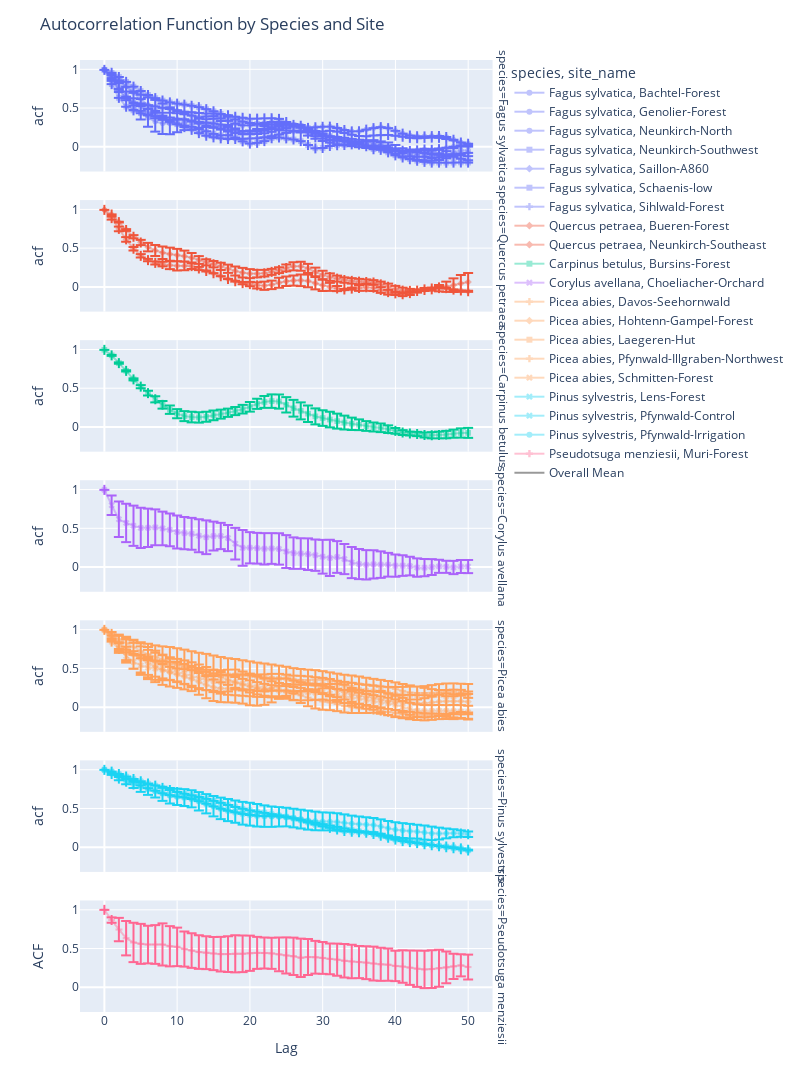

Notebook code cell kept with this figure:
### Code cell
# Create first figure
fig = px.line(mean_acf, x="lag", y="acf",
              color="species", symbol="site_name",
              error_y="std", facet_row="species",
              )

# Add second line plot as a trace
fig.add_trace(
    go.Scatter(
        x=np.arange(n_lag+1),
        y=acf_arrays.mean(axis=0),
        error_y=dict(array=acf_arrays.std(axis=0)),
        name='Overall Mean',
        line=dict(color='black', width=2),
        showlegend=True
    )
)

fig.update_traces(opacity=.4)

# Update layout if needed
fig.update_layout(
    title='Autocorrelation Function by Species and Site',
    xaxis_title='Lag',
    yaxis_title='ACF',
    height = 2000, 
    width = 800,
    
)

fig.show()

### Figure 1 — Plotly figure (JSON) as saved in the notebook; plotly's stock layout.template omitted (floating-point values rounded to 4 significant figures; data arrays with more than 128 entries replaced by an {"elided": "..."} marker saying what was removed)
{"data": [{"error_y": {"array": [NaN, NaN, NaN, NaN, NaN, NaN, NaN, NaN, NaN, NaN, NaN, NaN, NaN, NaN, NaN, NaN, NaN, NaN, NaN, NaN, NaN, NaN, NaN, NaN, NaN, NaN, NaN, NaN, NaN, NaN, NaN, NaN, NaN, NaN, NaN, NaN, NaN, NaN, NaN, NaN, NaN, NaN, NaN, NaN, NaN, NaN, NaN, NaN, NaN, NaN, NaN]}, "hovertemplate": "species=Fagus sylvatica<br>site_name=Bachtel-Forest<br>lag=%{x}<br>acf=%{y}<extra></extra>", "legendgroup": "Fagus sylvatica, Bachtel-Forest", "line": {"color": "#636efa", "dash": "solid"}, "marker": {"symbol": "circle"}, "mode": "lines+markers", "name": "Fagus sylvatica, Bachtel-Forest", "opacity": 0.4, "showlegend": true, "type": "scattergl", "x": [0, 1, 2, 3, 4, 5, 6, 7, 8, 9, 10, 11, 12, 13, 14, 15, 16, 17, 18, 19, 20, 21, 22, 23, 24, 25, 26, 27, 28, 29, 30, 31, 32, 33, 34, 35, 36, 37, 38, 39, 40, 41, 42, 43, 44, 45, 46, 47, 48, 49, 50], "xaxis": "x7", "y": [1.0, 0.8898, 0.744, 0.6354, 0.5705, 0.5513, 0.5453, 0.5278, 0.5083, 0.4944, 0.4681, 0.4401, 0.409, 0.386, 0.3971, 0.4024, 0.3738, 0.3409, 0.3039, 0.2832, 0.284, 0.2942, 0.3153, 0.3274, 0.3292, 0.3075, 0.2793, 0.2601, 0.2515, 0.2596, 0.2652, 0.2677, 0.2488, 0.2227, 0.2055, 0.2066, 0.2289, 0.2473, 0.2603, 0.248, 0.2119, 0.1763, 0.1526, 0.142, 0.1414, 0.1445, 0.146, 0.1327, 0.09715, 0.06047, 0.0467], "yaxis": "y7"}, {"error_y": {"array": [0.0, 0.01267, 0.02012, 0.02287, 0.04785, 0.08526, 0.1146, 0.1294, 0.1372, 0.1384, 0.1231, 0.1026, 0.09109, 0.06015, 0.04965, 0.0537, 0.0495, 0.03539, 0.03024, 0.02093, 0.02265, 0.01724, 0.02932, 0.03042, 0.03736, 0.04983, 0.04162, 0.03045, 0.02642, 0.01709, 0.01613, 0.01677, 0.02339, 0.02949, 0.0331, 0.03512, 0.04114, 0.04681, 0.05125, 0.05454, 0.05688, 0.0532, 0.05932, 0.061, 0.04972, 0.04684, 0.04296, 0.04667, 0.05106, 0.06377, 0.07323]}, "hovertemplate": "species=Fagus sylvatica<br>site_name=Genolier-Forest<br>lag=%{x}<br>acf=%{y}<extra></extra>", "legendgroup": "Fagus sylvatica, Genolier-Forest", "line": {"color": "#636efa", "dash": "solid"}, "marker": {"symbol": "circle"}, "mode": "lines+markers", "name": "Fagus sylvatica, Genolier-Forest", "opacity": 0.4, "showlegend": true, "type": "scattergl", "x": [0, 1, 2, 3, 4, 5, 6, 7, 8, 9, 10, 11, 12, 13, 14, 15, 16, 17, 18, 19, 20, 21, 22, 23, 24, 25, 26, 27, 28, 29, 30, 31, 32, 33, 34, 35, 36, 37, 38, 39, 40, 41, 42, 43, 44, 45, 46, 47, 48, 49, 50], "xaxis": "x7", "y": [1.0, 0.8708, 0.7342, 0.6306, 0.5309, 0.445, 0.3804, 0.3322, 0.3084, 0.3071, 0.3173, 0.3237, 0.319, 0.3108, 0.3125, 0.314, 0.2896, 0.2542, 0.214, 0.1882, 0.1945, 0.2207, 0.2445, 0.2669, 0.2708, 0.269, 0.2544, 0.2213, 0.1767, 0.1279, 0.09839, 0.07741, 0.06092, 0.05313, 0.04745, 0.03525, 0.0323, 0.03089, 0.02579, 0.006794, -0.02774, -0.06559, -0.08986, -0.1002, -0.1165, -0.1237, -0.1201, -0.0959, -0.0634, -0.03883, -0.04118], "yaxis": "y7"}, {"error_y": {"array": [0.0, 0.02099, 0.03665, 0.04279, 0.04692, 0.04768, 0.0432, 0.03555, 0.02725, 0.0165, 0.006277, 0.002646, 0.004777, 0.01096, 0.02183, 0.02869, 0.03262, 0.03013, 0.02328, 0.0196, 0.02248, 0.027, 0.02883, 0.0299, 0.02665, 0.02137, 0.01546, 0.01001, 0.001518, 0.004072, 0.007261, 0.0008564, 0.01049, 0.02072, 0.02643, 0.03106, 0.03549, 0.03969, 0.03575, 0.02558, 0.01482, 0.002687, 0.005499, 0.01129, 0.009766, 0.01108, 0.008888, 0.004948, 0.00173, 0.004096, 0.00683]}, "hovertemplate": "species=Fagus sylvatica<br>site_name=Neunkirch-North<br>lag=%{x}<br>acf=%{y}<extra></extra>", "legendgroup": "Fagus sylvatica, Neunkirch-North", "line": {"color": "#636efa", "dash": "solid"}, "marker": {"symbol": "circle"}, "mode": "lines+markers", "name": "Fagus sylvatica, Neunkirch-North", "opacity": 0.4, "showlegend": true, "type": "scattergl", "x": [0, 1, 2, 3, 4, 5, 6, 7, 8, 9, 10, 11, 12, 13, 14, 15, 16, 17, 18, 19, 20, 21, 22, 23, 24, 25, 26, 27, 28, 29, 30, 31, 32, 33, 34, 35, 36, 37, 38, 39, 40, 41, 42, 43, 44, 45, 46, 47, 48, 49, 50], "xaxis": "x7", "y": [1.0, 0.9144, 0.7932, 0.6774, 0.5871, 0.5187, 0.4555, 0.41, 0.3816, 0.3684, 0.3626, 0.3591, 0.3402, 0.3168, 0.2981, 0.2795, 0.2602, 0.2335, 0.2075, 0.1906, 0.19, 0.1984, 0.2081, 0.2286, 0.2442, 0.2693, 0.2856, 0.2779, 0.242, 0.1934, 0.1516, 0.1335, 0.122, 0.1024, 0.08318, 0.06617, 0.05737, 0.05242, 0.02882, -0.002696, -0.03638, -0.05259, -0.04748, -0.03912, -0.02852, -0.0337, -0.0239, -0.008495, 0.007732, 0.01492, 0.01533], "yaxis": "y7"}, {"error_y": {"array": [NaN, NaN, NaN, NaN, NaN, NaN, NaN, NaN, NaN, NaN, NaN, NaN, NaN, NaN, NaN, NaN, NaN, NaN, NaN, NaN, NaN, NaN, NaN, NaN, NaN, NaN, NaN, NaN, NaN, NaN, NaN, NaN, NaN, NaN, NaN, NaN, NaN, NaN, NaN, NaN, NaN, NaN, NaN, NaN, NaN, NaN, NaN, NaN, NaN, NaN, NaN]}, "hovertemplate": "species=Fagus sylvatica<br>site_name=Neunkirch-Southwest<br>lag=%{x}<br>acf=%{y}<extra></extra>", "legendgroup": "Fagus sylvatica, Neunkirch-Southwest", "line": {"color": "#636efa", "dash": "solid"}, "marker": {"symbol": "square"}, "mode": "lines+markers", "name": "Fagus sylvatica, Neunkirch-Southwest", "opacity": 0.4, "showlegend": true, "type": "scattergl", "x": [0, 1, 2, 3, 4, 5, 6, 7, 8, 9, 10, 11, 12, 13, 14, 15, 16, 17, 18, 19, 20, 21, 22, 23, 24, 25, 26, 27, 28, 29, 30, 31, 32, 33, 34, 35, 36, 37, 38, 39, 40, 41, 42, 43, 44, 45, 46, 47, 48, 49, 50], "xaxis": "x7", "y": [1.0, 0.9618, 0.9082, 0.8439, 0.7832, 0.7264, 0.6756, 0.6347, 0.6038, 0.5796, 0.5635, 0.5515, 0.5368, 0.5188, 0.4933, 0.4655, 0.4303, 0.3938, 0.3594, 0.3323, 0.3141, 0.3041, 0.2957, 0.2932, 0.2925, 0.2935, 0.2892, 0.2745, 0.2468, 0.2106, 0.1754, 0.145, 0.1164, 0.08993, 0.06502, 0.0385, 0.01726, -0.003478, -0.03235, -0.0661, -0.1039, -0.1317, -0.1541, -0.1742, -0.1874, -0.1975, -0.1979, -0.1985, -0.1973, -0.1956, -0.1969], "yaxis": "y7"}, {"error_y": {"array": [NaN, NaN, NaN, NaN, NaN, NaN, NaN, NaN, NaN, NaN, NaN, NaN, NaN, NaN, NaN, NaN, NaN, NaN, NaN, NaN, NaN, NaN, NaN, NaN, NaN, NaN, NaN, NaN, NaN, NaN, NaN, NaN, NaN, NaN, NaN, NaN, NaN, NaN, NaN, NaN, NaN, NaN, NaN, NaN, NaN, NaN, NaN, NaN, NaN, NaN, NaN]}, "hovertemplate": "species=Fagus sylvatica<br>site_name=Saillon-A860<br>lag=%{x}<br>acf=%{y}<extra></extra>", "legendgroup": "Fagus sylvatica, Saillon-A860", "line": {"color": "#636efa", "dash": "solid"}, "marker": {"symbol": "diamond"}, "mode": "lines+markers", "name": "Fagus sylvatica, Saillon-A860", "opacity": 0.4, "showlegend": true, "type": "scattergl", "x": [0, 1, 2, 3, 4, 5, 6, 7, 8, 9, 10, 11, 12, 13, 14, 15, 16, 17, 18, 19, 20, 21, 22, 23, 24, 25, 26, 27, 28, 29, 30, 31, 32, 33, 34, 35, 36, 37, 38, 39, 40, 41, 42, 43, 44, 45, 46, 47, 48, 49, 50], "xaxis": "x7", "y": [1.0, 0.938, 0.8627, 0.7825, 0.7028, 0.6213, 0.5448, 0.4712, 0.3993, 0.339, 0.2964, 0.2612, 0.2256, 0.1835, 0.149, 0.1278, 0.1152, 0.1074, 0.1081, 0.1083, 0.1142, 0.1171, 0.13, 0.1446, 0.1661, 0.1863, 0.2024, 0.2086, 0.1977, 0.1731, 0.1559, 0.138, 0.1127, 0.07962, 0.05571, 0.03615, 0.02349, 0.01841, 0.01259, -0.006101, -0.02143, -0.0441, -0.0571, -0.06673, -0.07736, -0.09051, -0.09689, -0.0961, -0.08827, -0.07982, -0.07141], "yaxis": "y7"}, {"error_y": {"array": [NaN, NaN, NaN, NaN, NaN, NaN, NaN, NaN, NaN, NaN, NaN, NaN, NaN, NaN, NaN, NaN, NaN, NaN, NaN, NaN, NaN, NaN, NaN, NaN, NaN, NaN, NaN, NaN, NaN, NaN, NaN, NaN, NaN, NaN, NaN, NaN, NaN, NaN, NaN, NaN, NaN, NaN, NaN, NaN, NaN, NaN, NaN, NaN, NaN, NaN, NaN]}, "hovertemplate": "species=Fagus sylvatica<br>site_name=Schaenis-low<br>lag=%{x}<br>acf=%{y}<extra></extra>", "legendgroup": "Fagus sylvatica, Schaenis-low", "line": {"color": "#636efa", "dash": "solid"}, "marker": {"symbol": "square"}, "mode": "lines+markers", "name": "Fagus sylvatica, Schaenis-low", "opacity": 0.4, "showlegend": true, "type": "scattergl", "x": [0, 1, 2, 3, 4, 5, 6, 7, 8, 9, 10, 11, 12, 13, 14, 15, 16, 17, 18, 19, 20, 21, 22, 23, 24, 25, 26, 27, 28, 29, 30, 31, 32, 33, 34, 35, 36, 37, 38, 39, 40, 41, 42, 43, 44, 45, 46, 47, 48, 49, 50], "xaxis": "x7", "y": [1.0, 0.815, 0.6376, 0.5243, 0.4763, 0.4392, 0.4224, 0.4019, 0.3776, 0.3278, 0.2969, 0.281, 0.2648, 0.2366, 0.2066, 0.1736, 0.1542, 0.1567, 0.1264, 0.07655, 0.04825, 0.05767, 0.07926, 0.1175, 0.1272, 0.1154, 0.1005, 0.07905, 0.02976, -0.01337, -0.009166, 0.01654, 0.02609, 0.02969, 0.03762, 0.04531, 0.01334, -0.02493, -0.03055, -0.02353, -0.03895, -0.07535, -0.1153, -0.1237, -0.1241, -0.1382, -0.1305, -0.1151, -0.1212, -0.1471, -0.167], "yaxis": "y7"}, {"error_y": {"array": [NaN, NaN, NaN, NaN, NaN, NaN, NaN, NaN, NaN, NaN, NaN, NaN, NaN, NaN, NaN, NaN, NaN, NaN, NaN, NaN, NaN, NaN, NaN, NaN, NaN, NaN, NaN, NaN, NaN, NaN, NaN, NaN, NaN, NaN, NaN, NaN, NaN, NaN, NaN, NaN, NaN, NaN, NaN, NaN, NaN, NaN, NaN, NaN, NaN, NaN, NaN]}, "hovertemplate": "species=Fagus sylvatica<br>site_name=Sihlwald-Forest<br>lag=%{x}<br>acf=%{y}<extra></extra>", "legendgroup": "Fagus sylvatica, Sihlwald-Forest", "line": {"color": "#636efa", "dash": "solid"}, "marker": {"symbol": "cross"}, "mode": "lines+markers", "name": "Fagus sylvatica, Sihlwald-Forest", "opacity": 0.4, "showlegend": true, "type": "scattergl", "x": [0, 1, 2, 3, 4, 5, 6, 7, 8, 9, 10, 11, 12, 13, 14, 15, 16, 17, 18, 19, 20, 21, 22, 23, 24, 25, 26, 27, 28, 29, 30, 31, 32, 33, 34, 35, 36, 37, 38, 39, 40, 41, 42, 43, 44, 45, 46, 47, 48, 49, 50], "xaxis": "x7", "y": [1.0, 0.9307, 0.8492, 0.7808, 0.7219, 0.6779, 0.6449, 0.6125, 0.5637, 0.5157, 0.4787, 0.4593, 0.4525, 0.4431, 0.4367, 0.4341, 0.4269, 0.4141, 0.395, 0.3819, 0.3694, 0.3697, 0.3739, 0.3752, 0.3667, 0.3269, 0.2846, 0.2558, 0.2253, 0.2082, 0.2052, 0.2134, 0.2029, 0.1841, 0.162, 0.1457, 0.1424, 0.153, 0.1572, 0.159, 0.1484, 0.1365, 0.1224, 0.1164, 0.1221, 0.1257, 0.1214, 0.107, 0.08888, 0.06199, 0.0443], "yaxis": "y7"}, {"error_y": {"array": [0.0, 0.01934, 0.03002, 0.02956, 0.02319, 0.02223, 0.01535, 0.01973, 0.02981, 0.05002, 0.06058, 0.05649, 0.03666, 0.02106, 0.006584, 0.001868, 0.0004092, 0.001461, 0.006111, 0.01469, 0.02854, 0.03975, 0.0532, 0.05484, 0.06451, 0.06122, 0.06495, 0.07495, 0.08166, 0.07972, 0.07254, 0.05119, 0.03303, 0.008366, 0.01289, 0.03592, 0.04551, 0.04239, 0.03735, 0.03173, 0.02106, 0.02384, 0.02464, 0.02125, 0.01964, 0.012, 0.007355, 0.005787, 0.003453, 0.001971, 0.007151]}, "hovertemplate": "species=Quercus petraea<br>site_name=Bueren-Forest<br>lag=%{x}<br>acf=%{y}<extra></extra>", "legendgroup": "Quercus petraea, Bueren-Forest", "line": {"color": "#EF553B", "dash": "solid"}, "marker": {"symbol": "diamond"}, "mode": "lines+markers", "name": "Quercus petraea, Bueren-Forest", "opacity": 0.4, "showlegend": true, "type": "scattergl", "x": [0, 1, 2, 3, 4, 5, 6, 7, 8, 9, 10, 11, 12, 13, 14, 15, 16, 17, 18, 19, 20, 21, 22, 23, 24, 25, 26, 27, 28, 29, 30, 31, 32, 33, 34, 35, 36, 37, 38, 39, 40, 41, 42, 43, 44, 45, 46, 47, 48, 49, 50], "xaxis": "x6", "y": [1.0, 0.8935, 0.754, 0.6183, 0.4976, 0.4065, 0.3511, 0.3148, 0.3001, 0.2848, 0.2777, 0.2763, 0.2728, 0.243, 0.2102, 0.1815, 0.1436, 0.1067, 0.07876, 0.05458, 0.04152, 0.02477, 0.02046, 0.03186, 0.05904, 0.07773, 0.08732, 0.09013, 0.08228, 0.05333, 0.02483, 0.005373, -0.01547, -0.02777, -0.01639, -0.009541, 0.0004933, -0.005457, -0.03457, -0.06243, -0.07894, -0.08999, -0.07438, -0.0474, -0.02744, -0.01484, -0.0015, -0.01066, -0.03064, -0.04114, -0.05106], "yaxis": "y6"}, {"error_y": {"array": [0.0, 0.002576, 0.004994, 0.01151, 0.02132, 0.03436, 0.05484, 0.07057, 0.08061, 0.08454, 0.08117, 0.07181, 0.06157, 0.04981, 0.04018, 0.04136, 0.04698, 0.05323, 0.05797, 0.06172, 0.05843, 0.04841, 0.0423, 0.03887, 0.03835, 0.04413, 0.05224, 0.05818, 0.05824, 0.05598, 0.05379, 0.04756, 0.03832, 0.03496, 0.03515, 0.03463, 0.033, 0.03047, 0.03576, 0.04011, 0.04275, 0.03792, 0.02526, 0.01396, 0.00134, 0.01589, 0.04153, 0.06634, 0.08836, 0.1088, 0.1164]}, "hovertemplate": "species=Quercus petraea<br>site_name=Neunkirch-Southeast<br>lag=%{x}<br>acf=%{y}<extra></extra>", "legendgroup": "Quercus petraea, Neunkirch-Southeast", "line": {"color": "#EF553B", "dash": "solid"}, "marker": {"symbol": "diamond"}, "mode": "lines+markers", "name": "Quercus petraea, Neunkirch-Southeast", "opacity": 0.4, "showlegend": true, "type": "scattergl", "x": [0, 1, 2, 3, 4, 5, 6, 7, 8, 9, 10, 11, 12, 13, 14, 15, 16, 17, 18, 19, 20, 21, 22, 23, 24, 25, 26, 27, 28, 29, 30, 31, 32, 33, 34, 35, 36, 37, 38, 39, 40, 41, 42, 43, 44, 45, 46, 47, 48, 49, 50], "xaxis": "x6", "y": [1.0, 0.9393, 0.841, 0.7397, 0.6524, 0.5787, 0.5184, 0.4754, 0.4466, 0.4281, 0.4156, 0.4013, 0.3816, 0.3528, 0.3226, 0.2979, 0.2704, 0.2401, 0.2101, 0.1886, 0.1765, 0.1763, 0.1823, 0.1989, 0.2212, 0.2497, 0.2707, 0.2716, 0.2439, 0.1983, 0.1595, 0.1326, 0.1118, 0.09399, 0.08296, 0.07407, 0.06911, 0.06189, 0.03806, 0.00673, -0.02483, -0.04254, -0.046, -0.0428, -0.03421, -0.02708, -0.01122, 0.007004, 0.02776, 0.04942, 0.06851], "yaxis": "y6"}, {"error_y": {"array": [0.0, 0.006187, 0.008545, 0.00803, 0.01266, 0.02027, 0.03023, 0.03999, 0.04897, 0.0542, 0.05885, 0.06458, 0.06883, 0.06734, 0.06408, 0.06269, 0.05769, 0.05338, 0.05275, 0.05538, 0.06219, 0.06559, 0.07587, 0.08732, 0.09168, 0.09892, 0.1079, 0.1104, 0.1066, 0.103, 0.1008, 0.1007, 0.09654, 0.08907, 0.07989, 0.06893, 0.0628, 0.05799, 0.05557, 0.04923, 0.03734, 0.03095, 0.02495, 0.02668, 0.03268, 0.04042, 0.0436, 0.04778, 0.05242, 0.05977, 0.06425]}, "hovertemplate": "species=Carpinus betulus<br>site_name=Bursins-Forest<br>lag=%{x}<br>acf=%{y}<extra></extra>", "legendgroup": "Carpinus betulus, Bursins-Forest", "line": {"color": "#00cc96", "dash": "solid"}, "marker": {"symbol": "square"}, "mode": "lines+markers", "name": "Carpinus betulus, Bursins-Forest", "opacity": 0.4, "showlegend": true, "type": "scattergl", "x": [0, 1, 2, 3, 4, 5, 6, 7, 8, 9, 10, 11, 12, 13, 14, 15, 16, 17, 18, 19, 20, 21, 22, 23, 24, 25, 26, 27, 28, 29, 30, 31, 32, 33, 34, 35, 36, 37, 38, 39, 40, 41, 42, 43, 44, 45, 46, 47, 48, 49, 50], "xaxis": "x5", "y": [1.0, 0.9288, 0.8289, 0.7286, 0.6192, 0.5247, 0.4415, 0.3616, 0.2901, 0.2275, 0.1766, 0.1451, 0.1319, 0.1275, 0.1364, 0.1543, 0.17, 0.1881, 0.2097, 0.2342, 0.2646, 0.303, 0.3275, 0.3384, 0.3324, 0.2905, 0.2463, 0.2121, 0.1752, 0.1413, 0.1196, 0.1004, 0.07956, 0.06113, 0.04592, 0.03271, 0.01704, 0.003489, -0.00639, -0.02447, -0.04562, -0.0675, -0.08032, -0.08637, -0.09905, -0.1032, -0.0989, -0.09383, -0.08282, -0.07314, -0.07216], "yaxis": "y5"}, {"error_y": {"array": [0.0, 0.1262, 0.2295, 0.2474, 0.2597, 0.2597, 0.2477, 0.2318, 0.2169, 0.2112, 0.2127, 0.2084, 0.2055, 0.213, 0.2178, 0.1867, 0.1691, 0.1686, 0.2038, 0.2314, 0.2019, 0.1979, 0.2028, 0.1981, 0.2019, 0.212, 0.2036, 0.1983, 0.2037, 0.2019, 0.2184, 0.2342, 0.2047, 0.1941, 0.2015, 0.1941, 0.1901, 0.1824, 0.171, 0.1532, 0.1441, 0.133, 0.1204, 0.1189, 0.1114, 0.1032, 0.08464, 0.07798, 0.08559, 0.0837, 0.08507]}, "hovertemplate": "species=Corylus avellana<br>site_name=Choeliacher-Orchard<br>lag=%{x}<br>acf=%{y}<extra></extra>", "legendgroup": "Corylus avellana, Choeliacher-Orchard", "line": {"color": "#ab63fa", "dash": "solid"}, "marker": {"symbol": "x"}, "mode": "lines+markers", "name": "Corylus avellana, Choeliacher-Orchard", "opacity": 0.4, "showlegend": true, "type": "scattergl", "x": [0, 1, 2, 3, 4, 5, 6, 7, 8, 9, 10, 11, 12, 13, 14, 15, 16, 17, 18, 19, 20, 21, 22, 23, 24, 25, 26, 27, 28, 29, 30, 31, 32, 33, 34, 35, 36, 37, 38, 39, 40, 41, 42, 43, 44, 45, 46, 47, 48, 49, 50], "xaxis": "x4", "y": [1.0, 0.8009, 0.6202, 0.5729, 0.5366, 0.5089, 0.5098, 0.5159, 0.5014, 0.4837, 0.4557, 0.4411, 0.4324, 0.4075, 0.3882, 0.4037, 0.404, 0.3778, 0.3052, 0.251, 0.2529, 0.2461, 0.2392, 0.2432, 0.237, 0.2035, 0.1828, 0.1777, 0.1698, 0.1564, 0.1364, 0.1214, 0.1332, 0.1065, 0.06151, 0.042, 0.03194, 0.03804, 0.03457, 0.03322, 0.02192, 0.02218, 0.01617, -0.003641, -0.004726, 0.003197, 0.01219, 0.006679, -0.002083, 0.009937, 0.009931], "yaxis": "y4"}, {"error_y": {"array": [0.0, 0.04532, 0.1026, 0.1493, 0.1815, 0.2039, 0.2165, 0.2233, 0.2188, 0.2126, 0.2144, 0.2232, 0.2305, 0.2354, 0.2325, 0.2265, 0.2245, 0.2146, 0.1955, 0.1873, 0.184, 0.1829, 0.1802, 0.1695, 0.1599, 0.1533, 0.1486, 0.1409, 0.1341, 0.1244, 0.111, 0.1025, 0.09998, 0.09735, 0.09291, 0.0897, 0.087, 0.08085, 0.07838, 0.08166, 0.08693, 0.08977, 0.09153, 0.08387, 0.06712, 0.04805, 0.02942, 0.02298, 0.02895, 0.03663, 0.04132]}, "hovertemplate": "species=Picea abies<br>site_name=Davos-Seehornwald<br>lag=%{x}<br>acf=%{y}<extra></extra>", "legendgroup": "Picea abies, Davos-Seehornwald", "line": {"color": "#FFA15A", "dash": "solid"}, "marker": {"symbol": "cross"}, "mode": "lines+markers", "name": "Picea abies, Davos-Seehornwald", "opacity": 0.4, "showlegend": true, "type": "scattergl", "x": [0, 1, 2, 3, 4, 5, 6, 7, 8, 9, 10, 11, 12, 13, 14, 15, 16, 17, 18, 19, 20, 21, 22, 23, 24, 25, 26, 27, 28, 29, 30, 31, 32, 33, 34, 35, 36, 37, 38, 39, 40, 41, 42, 43, 44, 45, 46, 47, 48, 49, 50], "xaxis": "x3", "y": [1.0, 0.9224, 0.8242, 0.7413, 0.6807, 0.6367, 0.6045, 0.5769, 0.5674, 0.5661, 0.5485, 0.5207, 0.4928, 0.469, 0.4566, 0.4415, 0.4242, 0.4188, 0.4278, 0.4209, 0.4092, 0.3939, 0.385, 0.383, 0.378, 0.3701, 0.3573, 0.3533, 0.3525, 0.3552, 0.3554, 0.348, 0.3356, 0.3233, 0.3173, 0.3077, 0.2953, 0.2866, 0.2764, 0.2573, 0.2357, 0.2118, 0.1919, 0.1844, 0.1843, 0.1862, 0.1941, 0.201, 0.1997, 0.188, 0.163], "yaxis": "y3"}, {"error_y": {"array": [0.0, 0.04107, 0.09991, 0.151, 0.1866, 0.2029, 0.2073, 0.2034, 0.1945, 0.1792, 0.1683, 0.161, 0.1555, 0.1634, 0.1706, 0.1768, 0.1785, 0.1776, 0.1805, 0.1869, 0.1984, 0.2009, 0.1971, 0.1833, 0.1612, 0.1376, 0.1147, 0.09953, 0.09459, 0.09662, 0.1045, 0.1125, 0.1239, 0.1365, 0.147, 0.1487, 0.1535, 0.1554, 0.1649, 0.183, 0.1942, 0.2024, 0.2105, 0.2157, 0.221, 0.2238, 0.2256, 0.2287, 0.2307, 0.2255, 0.2286]}, "hovertemplate": "species=Picea abies<br>site_name=Hohtenn-Gampel-Forest<br>lag=%{x}<br>acf=%{y}<extra></extra>", "legendgroup": "Picea abies, Hohtenn-Gampel-Forest", "line": {"color": "#FFA15A", "dash": "solid"}, "marker": {"symbol": "diamond"}, "mode": "lines+markers", "name": "Picea abies, Hohtenn-Gampel-Forest", "opacity": 0.4, "showlegend": true, "type": "scattergl", "x": [0, 1, 2, 3, 4, 5, 6, 7, 8, 9, 10, 11, 12, 13, 14, 15, 16, 17, 18, 19, 20, 21, 22, 23, 24, 25, 26, 27, 28, 29, 30, 31, 32, 33, 34, 35, 36, 37, 38, 39, 40, 41, 42, 43, 44, 45, 46, 47, 48, 49, 50], "xaxis": "x3", "y": [1.0, 0.9304, 0.8388, 0.7603, 0.6852, 0.622, 0.5716, 0.5284, 0.4848, 0.4481, 0.4199, 0.3931, 0.3641, 0.3247, 0.2882, 0.2588, 0.2451, 0.2414, 0.2391, 0.2349, 0.2258, 0.2222, 0.2284, 0.2475, 0.2704, 0.2845, 0.295, 0.306, 0.3041, 0.2922, 0.2756, 0.2536, 0.2192, 0.1916, 0.168, 0.1497, 0.1362, 0.1235, 0.1024, 0.08051, 0.06828, 0.0613, 0.05603, 0.05166, 0.05175, 0.0624, 0.07385, 0.07799, 0.07861, 0.07831, 0.07204], "yaxis": "y3"}, {"error_y": {"array": [NaN, NaN, NaN, NaN, NaN, NaN, NaN, NaN, NaN, NaN, NaN, NaN, NaN, NaN, NaN, NaN, NaN, NaN, NaN, NaN, NaN, NaN, NaN, NaN, NaN, NaN, NaN, NaN, NaN, NaN, NaN, NaN, NaN, NaN, NaN, NaN, NaN, NaN, NaN, NaN, NaN, NaN, NaN, NaN, NaN, NaN, NaN, NaN, NaN, NaN, NaN]}, "hovertemplate": "species=Picea abies<br>site_name=Laegeren-Hut<br>lag=%{x}<br>acf=%{y}<extra></extra>", "legendgroup": "Picea abies, Laegeren-Hut", "line": {"color": "#FFA15A", "dash": "solid"}, "marker": {"symbol": "square"}, "mode": "lines+markers", "name": "Picea abies, Laegeren-Hut", "opacity": 0.4, "showlegend": true, "type": "scattergl", "x": [0, 1, 2, 3, 4, 5, 6, 7, 8, 9, 10, 11, 12, 13, 14, 15, 16, 17, 18, 19, 20, 21, 22, 23, 24, 25, 26, 27, 28, 29, 30, 31, 32, 33, 34, 35, 36, 37, 38, 39, 40, 41, 42, 43, 44, 45, 46, 47, 48, 49, 50], "xaxis": "x3", "y": [1.0, 0.8476, 0.7529, 0.7099, 0.6894, 0.6779, 0.6539, 0.6022, 0.5558, 0.5239, 0.5026, 0.4936, 0.4784, 0.4591, 0.4156, 0.4039, 0.413, 0.4114, 0.413, 0.4249, 0.4118, 0.3979, 0.3751, 0.3693, 0.3683, 0.3731, 0.3452, 0.3251, 0.3076, 0.3025, 0.2979, 0.3008, 0.302, 0.2911, 0.2502, 0.2269, 0.2118, 0.2035, 0.212, 0.1808, 0.1656, 0.158, 0.1603, 0.1572, 0.1572, 0.1544, 0.1618, 0.1429, 0.143, 0.1733, 0.1711], "yaxis": "y3"}, {"error_y": {"array": [0.0, 0.02248, 0.04117, 0.047, 0.05377, 0.05909, 0.0564, 0.05197, 0.0556, 0.06195, 0.0623, 0.05666, 0.05163, 0.05544, 0.05935, 0.06431, 0.06607, 0.06618, 0.06936, 0.07528, 0.07839, 0.07949, 0.07669, 0.07206, 0.06749, 0.07492, 0.08544, 0.09778, 0.1103, 0.1125, 0.1073, 0.0977, 0.0901, 0.08391, 0.07229, 0.06053, 0.05236, 0.04308, 0.04092, 0.03994, 0.04086, 0.04099, 0.03421, 0.02739, 0.02582, 0.02198, 0.01443, 0.006232, 0.007022, 0.01494, 0.01183]}, "hovertemplate": "species=Picea abies<br>site_name=Pfynwald-Illgraben-Northwest<br>lag=%{x}<br>acf=%{y}<extra></extra>", "legendgroup": "Picea abies, Pfynwald-Illgraben-Northwest", "line": {"color": "#FFA15A", "dash": "solid"}, "marker": {"symbol": "cross"}, "mode": "lines+markers", "name": "Picea abies, Pfynwald-Illgraben-Northwest", "opacity": 0.4, "showlegend": true, "type": "scattergl", "x": [0, 1, 2, 3, 4, 5, 6, 7, 8, 9, 10, 11, 12, 13, 14, 15, 16, 17, 18, 19, 20, 21, 22, 23, 24, 25, 26, 27, 28, 29, 30, 31, 32, 33, 34, 35, 36, 37, 38, 39, 40, 41, 42, 43, 44, 45, 46, 47, 48, 49, 50], "xaxis": "x3", "y": [1.0, 0.9478, 0.8812, 0.8283, 0.7784, 0.7268, 0.6855, 0.6521, 0.6171, 0.5845, 0.5634, 0.5494, 0.5301, 0.4978, 0.4606, 0.4232, 0.3884, 0.3554, 0.3225, 0.2925, 0.269, 0.2458, 0.2253, 0.2149, 0.2106, 0.1978, 0.1762, 0.1532, 0.1246, 0.09651, 0.07525, 0.06133, 0.04142, 0.01731, -0.001178, -0.0128, -0.02131, -0.02772, -0.04209, -0.05968, -0.07568, -0.08674, -0.09348, -0.09822, -0.102, -0.1016, -0.09808, -0.09309, -0.08239, -0.07566, -0.07844], "yaxis": "y3"}, {"error_y": {"array": [0.0, 0.02976, 0.06245, 0.08391, 0.09033, 0.09069, 0.09578, 0.1036, 0.1114, 0.1203, 0.1273, 0.1286, 0.1275, 0.1297, 0.1336, 0.1421, 0.1503, 0.1618, 0.1659, 0.1569, 0.1459, 0.133, 0.1183, 0.1043, 0.09776, 0.09519, 0.09725, 0.1003, 0.0993, 0.09289, 0.08925, 0.08744, 0.08548, 0.08178, 0.07683, 0.07514, 0.07613, 0.07711, 0.07562, 0.07205, 0.07044, 0.07364, 0.07845, 0.08148, 0.08092, 0.07514, 0.07223, 0.07623, 0.07969, 0.08251, 0.08385]}, "hovertemplate": "species=Picea abies<br>site_name=Schmitten-Forest<br>lag=%{x}<br>acf=%{y}<extra></extra>", "legendgroup": "Picea abies, Schmitten-Forest", "line": {"color": "#FFA15A", "dash": "solid"}, "marker": {"symbol": "x"}, "mode": "lines+markers", "name": "Picea abies, Schmitten-Forest", "opacity": 0.4, "showlegend": true, "type": "scattergl", "x": [0, 1, 2, 3, 4, 5, 6, 7, 8, 9, 10, 11, 12, 13, 14, 15, 16, 17, 18, 19, 20, 21, 22, 23, 24, 25, 26, 27, 28, 29, 30, 31, 32, 33, 34, 35, 36, 37, 38, 39, 40, 41, 42, 43, 44, 45, 46, 47, 48, 49, 50], "xaxis": "x3", "y": [1.0, 0.8968, 0.7652, 0.66, 0.5862, 0.5403, 0.5142, 0.4999, 0.4844, 0.469, 0.4528, 0.4313, 0.4054, 0.3769, 0.3542, 0.3379, 0.3277, 0.3245, 0.3214, 0.3054, 0.2882, 0.2671, 0.2514, 0.2318, 0.2157, 0.2061, 0.1936, 0.19, 0.1898, 0.189, 0.1896, 0.1771, 0.1552, 0.1386, 0.128, 0.1135, 0.09586, 0.08036, 0.06567, 0.05195, 0.03263, 0.007185, -0.01957, -0.04439, -0.05137, -0.04649, -0.04233, -0.04727, -0.05033, -0.05492, -0.06305], "yaxis": "y3"}, {"error_y": {"array": [NaN, NaN, NaN, NaN, NaN, NaN, NaN, NaN, NaN, NaN, NaN, NaN, NaN, NaN, NaN, NaN, NaN, NaN, NaN, NaN, NaN, NaN, NaN, NaN, NaN, NaN, NaN, NaN, NaN, NaN, NaN, NaN, NaN, NaN, NaN, NaN, NaN, NaN, NaN, NaN, NaN, NaN, NaN, NaN, NaN, NaN, NaN, NaN, NaN, NaN, NaN]}, "hovertemplate": "species=Pinus sylvestris<br>site_name=Lens-Forest<br>lag=%{x}<br>acf=%{y}<extra></extra>", "legendgroup": "Pinus sylvestris, Lens-Forest", "line": {"color": "#19d3f3", "dash": "solid"}, "marker": {"symbol": "x"}, "mode": "lines+markers", "name": "Pinus sylvestris, Lens-Forest", "opacity": 0.4, "showlegend": true, "type": "scattergl", "x": [0, 1, 2, 3, 4, 5, 6, 7, 8, 9, 10, 11, 12, 13, 14, 15, 16, 17, 18, 19, 20, 21, 22, 23, 24, 25, 26, 27, 28, 29, 30, 31, 32, 33, 34, 35, 36, 37, 38, 39, 40, 41, 42, 43, 44, 45, 46, 47, 48, 49, 50], "xaxis": "x2", "y": [1.0, 0.9703, 0.9278, 0.8866, 0.8446, 0.8014, 0.7638, 0.7301, 0.6978, 0.673, 0.6561, 0.6423, 0.6244, 0.5964, 0.5626, 0.5289, 0.498, 0.4721, 0.4502, 0.4318, 0.4172, 0.4078, 0.4032, 0.4027, 0.3997, 0.3888, 0.3713, 0.3477, 0.3199, 0.2921, 0.271, 0.2501, 0.2291, 0.2105, 0.2004, 0.1949, 0.1875, 0.1765, 0.1571, 0.1345, 0.1116, 0.09033, 0.07467, 0.06061, 0.04543, 0.03027, 0.01968, 0.01031, 0.0006034, -0.01335, -0.03199], "yaxis": "y2"}, {"error_y": {"array": [NaN, NaN, NaN, NaN, NaN, NaN, NaN, NaN, NaN, NaN, NaN, NaN, NaN, NaN, NaN, NaN, NaN, NaN, NaN, NaN, NaN, NaN, NaN, NaN, NaN, NaN, NaN, NaN, NaN, NaN, NaN, NaN, NaN, NaN, NaN, NaN, NaN, NaN, NaN, NaN, NaN, NaN, NaN, NaN, NaN, NaN, NaN, NaN, NaN, NaN, NaN]}, "hovertemplate": "species=Pinus sylvestris<br>site_name=Pfynwald-Control<br>lag=%{x}<br>acf=%{y}<extra></extra>", "legendgroup": "Pinus sylvestris, Pfynwald-Control", "line": {"color": "#19d3f3", "dash": "solid"}, "marker": {"symbol": "x"}, "mode": "lines+markers", "name": "Pinus sylvestris, Pfynwald-Control", "opacity": 0.4, "showlegend": true, "type": "scattergl", "x": [0, 1, 2, 3, 4, 5, 6, 7, 8, 9, 10, 11, 12, 13, 14, 15, 16, 17, 18, 19, 20, 21, 22, 23, 24, 25, 26, 27, 28, 29, 30, 31, 32, 33, 34, 35, 36, 37, 38, 39, 40, 41, 42, 43, 44, 45, 46, 47, 48, 49, 50], "xaxis": "x2", "y": [1.0, 0.9775, 0.9459, 0.9144, 0.8824, 0.8523, 0.8241, 0.7969, 0.7677, 0.74, 0.7135, 0.691, 0.672, 0.6498, 0.6253, 0.5997, 0.5732, 0.5468, 0.5204, 0.4972, 0.4773, 0.4603, 0.4447, 0.4284, 0.4122, 0.3957, 0.377, 0.3579, 0.3366, 0.317, 0.2988, 0.2811, 0.263, 0.244, 0.2267, 0.2092, 0.1905, 0.1712, 0.1486, 0.1237, 0.09953, 0.08029, 0.06701, 0.05433, 0.04017, 0.02675, 0.01388, 0.0009612, -0.01277, -0.02533, -0.04118], "yaxis": "y2"}, {"error_y": {"array": [0.0, 0.01201, 0.02143, 0.03219, 0.0464, 0.05944, 0.06807, 0.07821, 0.09128, 0.09954, 0.106, 0.1089, 0.1105, 0.1185, 0.1242, 0.1317, 0.1388, 0.1425, 0.1441, 0.1468, 0.1473, 0.1451, 0.1389, 0.1317, 0.1254, 0.1201, 0.12, 0.1222, 0.1228, 0.1198, 0.1158, 0.1141, 0.1117, 0.11, 0.1027, 0.09789, 0.09434, 0.09152, 0.09261, 0.09335, 0.09623, 0.09634, 0.09347, 0.08991, 0.09095, 0.08697, 0.07684, 0.06371, 0.05128, 0.04148, 0.03526]}, "hovertemplate": "species=Pinus sylvestris<br>site_name=Pfynwald-Irrigation<br>lag=%{x}<br>acf=%{y}<extra></extra>", "legendgroup": "Pinus sylvestris, Pfynwald-Irrigation", "line": {"color": "#19d3f3", "dash": "solid"}, "marker": {"symbol": "circle"}, "mode": "lines+markers", "name": "Pinus sylvestris, Pfynwald-Irrigation", "opacity": 0.4, "showlegend": true, "type": "scattergl", "x": [0, 1, 2, 3, 4, 5, 6, 7, 8, 9, 10, 11, 12, 13, 14, 15, 16, 17, 18, 19, 20, 21, 22, 23, 24, 25, 26, 27, 28, 29, 30, 31, 32, 33, 34, 35, 36, 37, 38, 39, 40, 41, 42, 43, 44, 45, 46, 47, 48, 49, 50], "xaxis": "x2", "y": [1.0, 0.9462, 0.8865, 0.8465, 0.8115, 0.7748, 0.7452, 0.7217, 0.691, 0.6656, 0.652, 0.6427, 0.6255, 0.5943, 0.5617, 0.5303, 0.5031, 0.4809, 0.4609, 0.4401, 0.4274, 0.4135, 0.4022, 0.3955, 0.3937, 0.3904, 0.3778, 0.3646, 0.3507, 0.3403, 0.3344, 0.3332, 0.3273, 0.3152, 0.3062, 0.2992, 0.2944, 0.2874, 0.2682, 0.2456, 0.2276, 0.2165, 0.2091, 0.2017, 0.1908, 0.1802, 0.1776, 0.1797, 0.1819, 0.1778, 0.169], "yaxis": "y2"}, {"error_y": {"array": [0.0, 0.03463, 0.1511, 0.2216, 0.2548, 0.258, 0.2427, 0.2497, 0.2716, 0.2598, 0.2488, 0.227, 0.2241, 0.2167, 0.2121, 0.2138, 0.2235, 0.2306, 0.2398, 0.2362, 0.2272, 0.207, 0.2004, 0.2009, 0.2175, 0.2336, 0.2412, 0.2471, 0.2324, 0.2117, 0.205, 0.1989, 0.2073, 0.2164, 0.2163, 0.2077, 0.2121, 0.2189, 0.2132, 0.2079, 0.1959, 0.2105, 0.2222, 0.2339, 0.2408, 0.2429, 0.2384, 0.2042, 0.1633, 0.1432, 0.161]}, "hovertemplate": "species=Pseudotsuga menziesii<br>site_name=Muri-Forest<br>lag=%{x}<br>acf=%{y}<extra></extra>", "legendgroup": "Pseudotsuga menziesii, Muri-Forest", "line": {"color": "#FF6692", "dash": "solid"}, "marker": {"symbol": "cross"}, "mode": "lines+markers", "name": "Pseudotsuga menziesii, Muri-Forest", "opacity": 0.4, "showlegend": true, "type": "scattergl", "x": [0, 1, 2, 3, 4, 5, 6, 7, 8, 9, 10, 11, 12, 13, 14, 15, 16, 17, 18, 19, 20, 21, 22, 23, 24, 25, 26, 27, 28, 29, 30, 31, 32, 33, 34, 35, 36, 37, 38, 39, 40, 41, 42, 43, 44, 45, 46, 47, 48, 49, 50], "xaxis": "x", "y": [1.0, 0.8686, 0.7453, 0.6337, 0.5793, 0.5608, 0.5515, 0.5525, 0.5531, 0.5293, 0.522, 0.494, 0.4742, 0.4547, 0.4462, 0.4361, 0.4283, 0.4288, 0.4327, 0.4326, 0.44, 0.4444, 0.4426, 0.4381, 0.4251, 0.4116, 0.4006, 0.381, 0.3908, 0.3883, 0.3792, 0.3667, 0.3572, 0.3422, 0.3334, 0.3256, 0.3185, 0.3066, 0.2969, 0.2923, 0.2753, 0.2686, 0.2537, 0.2399, 0.2308, 0.2348, 0.2463, 0.2574, 0.2701, 0.2838, 0.2611], "yaxis": "y"}, {"error_y": {"array": {"elided": "42x51 float values"}}, "line": {"color": "black", "width": 2}, "name": "Overall Mean", "opacity": 0.4, "showlegend": true, "type": "scatter", "x": [0, 1, 2, 3, 4, 5, 6, 7, 8, 9, 10, 11, 12, 13, 14, 15, 16, 17, 18, 19, 20, 21, 22, 23, 24, 25, 26, 27, 28, 29, 30, 31, 32, 33, 34, 35, 36, 37, 38, 39, 40, 41, 42, 43, 44, 45, 46, 47, 48, 49, 50], "y": {"elided": "42x51 float values"}}], "layout": {"annotations": [{"font": {}, "showarrow": false, "text": "species=Pseudotsuga menziesii", "textangle": 90, "x": 0.98, "xanchor": "left", "xref": "paper", "y": 0.05857, "yanchor": "middle", "yref": "paper"}, {"font": {}, "showarrow": false, "text": "species=Pinus sylvestris", "textangle": 90, "x": 0.98, "xanchor": "left", "xref": "paper", "y": 0.2057, "yanchor": "middle", "yref": "paper"}, {"font": {}, "showarrow": false, "text": "species=Picea abies", "textangle": 90, "x": 0.98, "xanchor": "left", "xref": "paper", "y": 0.3529, "yanchor": "middle", "yref": "paper"}, {"font": {}, "showarrow": false, "text": "species=Corylus avellana", "textangle": 90, "x": 0.98, "xanchor": "left", "xref": "paper", "y": 0.5, "yanchor": "middle", "yref": "paper"}, {"font": {}, "showarrow": false, "text": "species=Carpinus betulus", "textangle": 90, "x": 0.98, "xanchor": "left", "xref": "paper", "y": 0.6471, "yanchor": "middle", "yref": "paper"}, {"font": {}, "showarrow": false, "text": "species=Quercus petraea", "textangle": 90, "x": 0.98, "xanchor": "left", "xref": "paper", "y": 0.7943, "yanchor": "middle", "yref": "paper"}, {"font": {}, "showarrow": false, "text": "species=Fagus sylvatica", "textangle": 90, "x": 0.98, "xanchor": "left", "xref": "paper", "y": 0.9414, "yanchor": "middle", "yref": "paper"}], "height": 2000, "legend": {"title": {"text": "species, site_name"}, "tracegroupgap": 0}, "margin": {"t": 60}, "title": {"text": "Autocorrelation Function by Species and Site"}, "width": 800, "xaxis": {"anchor": "y", "domain": [0, 0.98], "title": {"text": "Lag"}}, "xaxis2": {"anchor": "y2", "domain": [0, 0.98], "matches": "x", "showticklabels": false}, "xaxis3": {"anchor": "y3", "domain": [0, 0.98], "matches": "x", "showticklabels": false}, "xaxis4": {"anchor": "y4", "domain": [0, 0.98], "matches": "x", "showticklabels": false}, "xaxis5": {"anchor": "y5", "domain": [0, 0.98], "matches": "x", "showticklabels": false}, "xaxis6": {"anchor": "y6", "domain": [0, 0.98], "matches": "x", "showticklabels": false}, "xaxis7": {"anchor": "y7", "domain": [0, 0.98], "matches": "x", "showticklabels": false}, "yaxis": {"anchor": "x", "domain": [0, 0.1171], "title": {"text": "ACF"}}, "yaxis2": {"anchor": "x2", "domain": [0.1471, 0.2643], "matches": "y", "title": {"text": "acf"}}, "yaxis3": {"anchor": "x3", "domain": [0.2943, 0.4114], "matches": "y", "title": {"text": "acf"}}, "yaxis4": {"anchor": "x4", "domain": [0.4414, 0.5586], "matches": "y", "title": {"text": "acf"}}, "yaxis5": {"anchor": "x5", "domain": [0.5886, 0.7057], "matches": "y", "title": {"text": "acf"}}, "yaxis6": {"anchor": "x6", "domain": [0.7357, 0.8529], "matches": "y", "title": {"text": "acf"}}, "yaxis7": {"anchor": "x7", "domain": [0.8829, 1.0], "matches": "y", "title": {"text": "acf"}}}}
